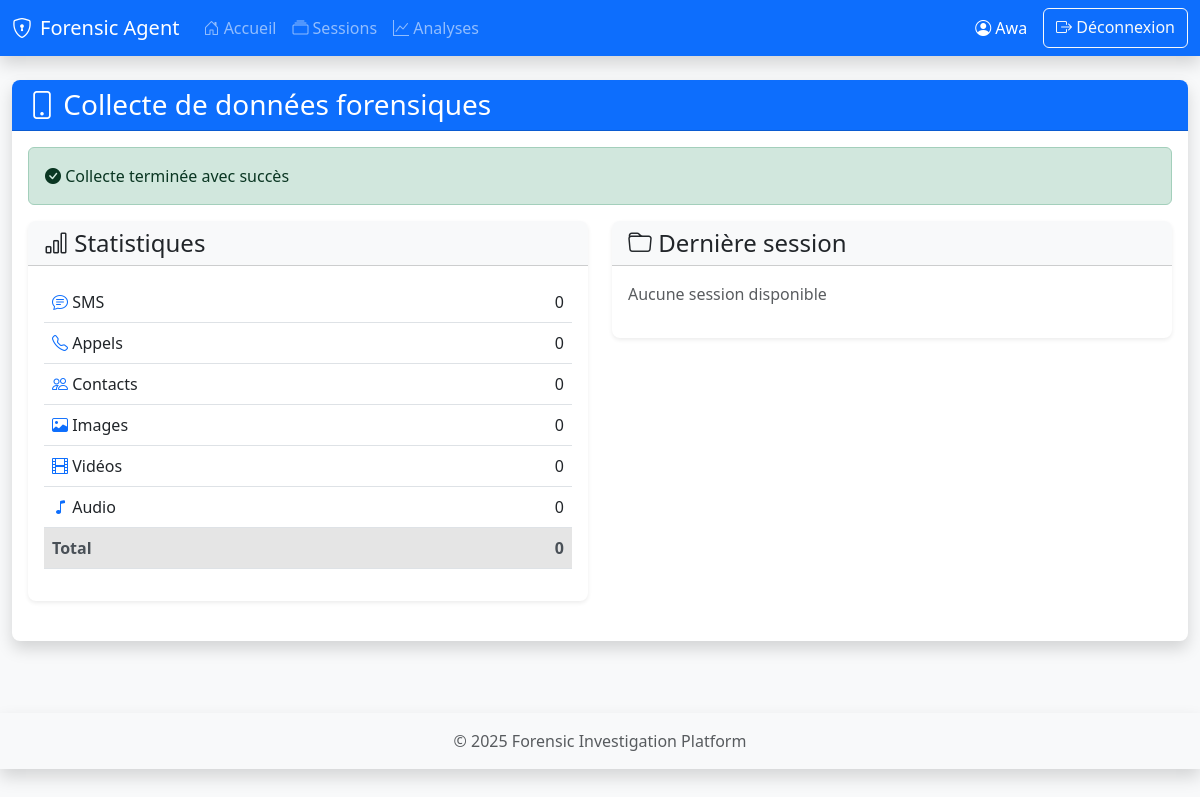
/dashboard/ (signed in), run on an earlier commit of the app's database.
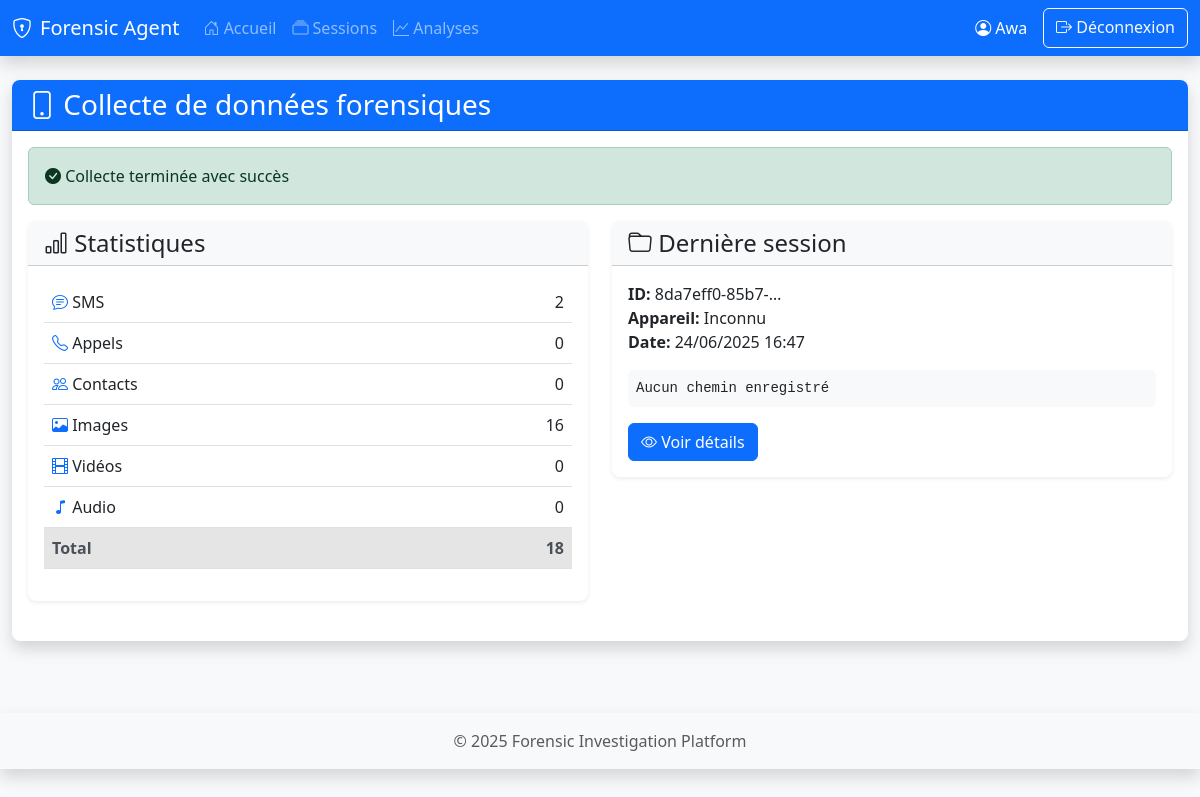
And on a later commit of the database.
### api/models.py (models this page shows, shortened)
class ForensicSession(models.Model):
    STATUS_CHOICES = [
        ('active', 'Active'),
        ('completed', 'Completed'),
        ('failed', 'Failed'),
    ]
    user = models.ForeignKey(User, on_delete=models.CASCADE, related_name='sessions')
    session_id = models.CharField(max_length=255, unique=True)
    device_info = models.JSONField(default=dict)
    start_time = models.DateTimeField(auto_now_add=True)
    end_time = models.DateTimeField(null=True, blank=True)
    status = models.CharField(max_length=20, choices=STATUS_CHOICES, default='active')
    total_items = models.IntegerField(default=0)
    device_name = models.CharField(max_length=255, blank=True, null=True)
    android_version = models.CharField(max_length=50, blank=True, null=True)
    save_path = models.CharField(max_length=512, blank=True, null=True)
    class Meta:
        ordering = ['-start_time']

### dashboard/views.py (the view)
# urls.py: path('', views.home, name='home'),
@login_required
def home(request):
    last_session = ForensicSession.objects.filter(user=request.user).first()
    stats = {
        'sms_count': CollectedData.objects.filter(
            session__user=request.user,
            data_type='sms'
        ).aggregate(total=Sum('item_count'))['total'] or 0,
        'calls_count': CollectedData.objects.filter(
            session__user=request.user,
            data_type='calls'
        ).aggregate(total=Sum('item_count'))['total'] or 0,
        'contacts_count': CollectedData.objects.filter(
            session__user=request.user,
            data_type='contacts'
        ).aggregate(total=Sum('item_count'))['total'] or 0,
        'images_count': CollectedData.objects.filter(
            session__user=request.user,
            data_type='images'
        ).aggregate(total=Sum('item_count'))['total'] or 0,
        'videos_count': CollectedData.objects.filter(
            session__user=request.user,
            data_type='videos'
        ).aggregate(total=Sum('item_count'))['total'] or 0,
        'audio_count': CollectedData.objects.filter(
            session__user=request.user,
            data_type='audio'
        ).aggregate(total=Sum('item_count'))['total'] or 0,
    }
    stats['total_items'] = sum(stats.values())
    context = {
        'last_session': last_session,
        **stats
    }
    return render(request, 'dashboard/home.html', context)

### dashboard/templates/dashboard/home.html (shortened to what the changed rows need)
{% extends "dashboard/base.html" %}
{% load static %}
{% block content %}
<div class="row mb-4">
    <div class="col">
        <div class="card shadow">
            <div class="card-body">
                <div class="row">
                    <div class="col-md-6">
                        <div class="card mb-4">
                            <div class="card-body">
                                <table class="table table-hover">
                                    <tbody>
                                        <tr>
                                            <td><i class="bi bi-chat-text text-primary"></i> SMS</td>
                                            <td class="text-end">{{ sms_count }}</td>
                                        </tr>
                                        <tr>
                                            <td><i class="bi bi-image text-primary"></i> Images</td>
                                            <td class="text-end">{{ images_count }}</td>
                                        </tr>
                                        <tr class="table-active">
                                            <th>Total</th>
                                            <th class="text-end">{{ total_items }}</th>
                                        </tr>
                                    </tbody>
                                </table>
                            </div>
                        </div>
                    </div>
                    <div class="col-md-6">
                        <div class="card mb-4">
                            <div class="card-body">
                                {% if last_session %}
                                <p>
                                    <strong>ID:</strong> {{ last_session.session_id|truncatechars:15 }}<br>
                                    <strong>Appareil:</strong> {{ last_session.device_info.model|default:"Inconnu" }}<br>
                                    <strong>Date:</strong> {{ last_session.start_time|date:"d/m/Y H:i" }}
                                </p>
                                <p class="text-monospace bg-light p-2 rounded">
                                    {{ last_session.save_path|default:"Aucun chemin enregistré" }}
                                </p>
                                <a href="{% url 'dashboard:session_detail' last_session.session_id %}"
                                   class="btn btn-primary">
                                    <i class="bi bi-eye"></i> Voir détails
                                </a>
                                {% else %}
                                <p class="text-muted">Aucune session disponible</p>
                                {% endif %}
                            </div>
                        </div>
                    </div>
                </div>
            </div>
        </div>
    </div>
</div>
{% endblock %}

What changed in the data, as far as the page shows it:
added ForensicSession: session_id "8da7eff0-85b7-…", device_info.model "Inconnu", start_time "24/06/2025 16:47", save_path "Aucun chemin enregistré"
Also different on the page:
{{ sms_count }}: "0" → "2"
{{ images_count }}: "0" → "16"
{{ total_items }}: "0" → "18"
text no longer shown: "Aucune session disponible"
text now shown: "ID: Appareil: Date: Voir détails"
